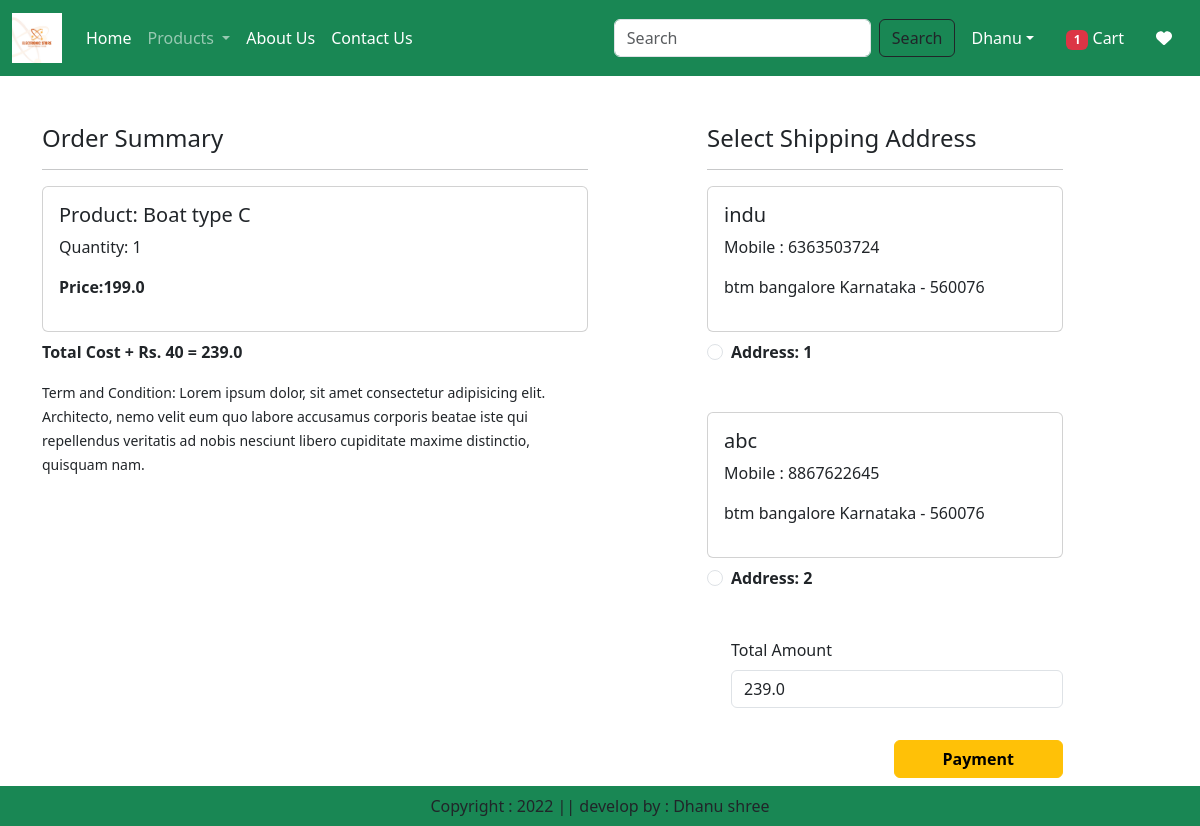
Screenshot of /checkout/ (signed in) with the database file from the repository.
### app/models.py (models this page shows, shortened)
class Cart(models.Model):
    user = models.ForeignKey(User, on_delete=models.CASCADE)
    product = models.ForeignKey(Product,on_delete=models.CASCADE)
    quantity = models.PositiveIntegerField(default=1)

class Product(models.Model):
    title=models.CharField(max_length=100)
    selling_price=models.FloatField()
    discounted_price=models.FloatField()
    description=models.TextField()
    composition=models.TextField(default='')
    prodapp=models.TextField(default='')
    category=models.CharField(choices=CATEGORY_CHOICES, max_length=2)
    product_images=models.ImageField(upload_to='product')

class Customer(models.Model):
    user = models.ForeignKey(User,on_delete=models.CASCADE)
    name = models.CharField(max_length=200)
    locality = models.CharField(max_length=200)
    city = models.CharField(max_length=50)
    mobile = models.IntegerField(default=0)
    zipcode = models.IntegerField()
    state = models.CharField(choices=STATE_CHOICES, max_length=100)

### app/views.py (the view, shortened to what this page needs)
# urls.py: path('checkout/', views.checkout.as_view(), name='checkout'),
@method_decorator(login_required,name='dispatch')
class checkout(View):
    def get(self, request):
        totalitem = 0
        wishitem=0
        if request.user.is_authenticated:
            totalitem = len(Cart.objects.filter(user=request.user))
            wishitem = len(Wishlist.objects.filter(user=request.user))
        user = request.user
        add = Customer.objects.filter(user=user)
        cart_items=Cart.objects.filter(user=user)
        famount = 0
        for p in cart_items:
            value = p.quantity * p.product.discounted_price
            famount = famount + value
        totalamount = famount + 40
        razoramount = int(totalamount * 100)
        client= razorpay.Client(auth=(settings.RAZOR_KEY_ID, settings.RAZOR_KEY_SECRET))
        data = {'amount':razoramount,'currency':"INR", "receipt":"order_rcptid_12"}
        payment_response = client.order.create(data=data)
        print(payment_response)
        order_id=payment_response['id']
        order_status = payment_response['status']
        return render(request, 'app/checkout.html',locals())

### app/templates/app/checkout.html (shortened to what this page needs)
{% extends 'app/base.html' %}
{% load static %}
{% block main-content %}
<div class="container">
 <div class="row mt-5">
    <div class="col-sm-6">
        <h4>Order Summary</h4>
        <hr>
        {% for item in cart_items %}
        <div class="card mb-2">
            <div class="card-body">
                <h5>Product: {{ item.product.title }}</h5>
                <p>Quantity: {{ item.quantity }}</p>
                <p class="fw-bold">Price:{{ item.product.discounted_price }}</p>
            </div>
        </div>
        {% endfor %}
        <p class="fw-bold">Total Cost + Rs. 40 = {{ totalamount }}</p>
        <small>Term and Condition: Lorem ipsum dolor, sit amet consectetur adipisicing elit. Architecto, nemo velit eum quo labore accusamus corporis beatae iste qui repellendus veritatis ad nobis nesciunt libero cupiditate maxime distinctio, quisquam nam.</small>
    </div>
    <div class="col-sm-4 offset-sm-1">
        <h4>Select Shipping Address</h4>
        <hr>
        <form method="post" id="myform">
            {% for ad in add %}
            <div class="card mb-2">
                <div class="card-body">
                    <h5>{{ ad.name }}</h5>
                    <p>Mobile : {{ ad.mobile }}</p>
                    <p>{{ ad.locality }} {{ ad.city }} {{ ad.state }} - {{ ad.zipcode }}</p>
                </div>
            </div>
            <div class="form-check mt-2 mb-5">
                <input class="form-check-input" type="radio" name="custid" id="custadd{{ forloop.counter }}" value="{{ ad.id }}">
                <label class="form-check-label fw-bold" for="custadd{{ forloop.counter }}">
                Address: {{ forloop.counter }}</label>
            </div>
            {% endfor %}
            <div class="form-check mb-3">
                <label for="totamount" class="form-label"> Total Amount</label>
                <input type="number" class="form-control" name="totamount" value={{totalamount}} readonly>
            </div>
            <div class="text-end">
                <button id="rzp-button1" type="submit" class="btn btn-warning mt-3 px-5 fw-bold">Payment</button>
            </div>
        </form>
    </div>
 </div>
 </div>
 <br><br>
 {% endblock main-content %}

### rows the page displays
Cart: product "Boat type C", quantity "1", product.discounted_price "199.0"
Customer: name "indu", mobile "6363503724", locality "btm", city "bangalore", state "Karnataka", zipcode "560076"
Customer: name "abc", mobile "8867622645", locality "btm", city "bangalore", state "Karnataka", zipcode "560076"

### other values shown
{{ totalitem }} "1"
{{ totalamount }} "239.0"
